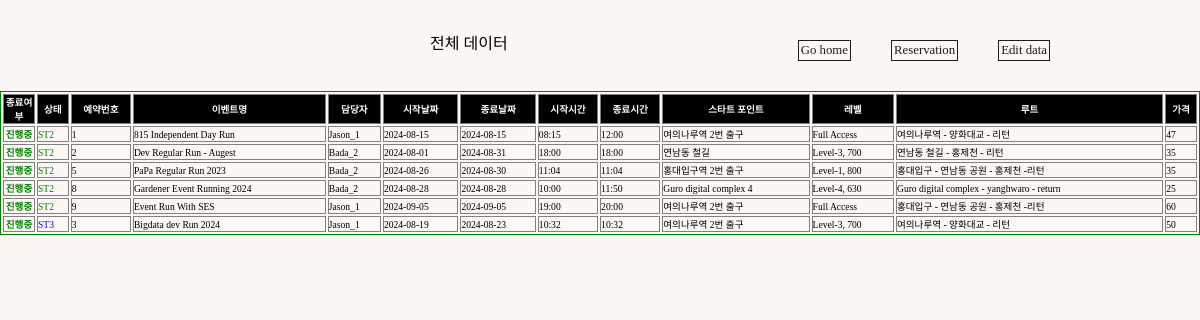
/event-table/ (signed in), run on an earlier commit of the app's database.
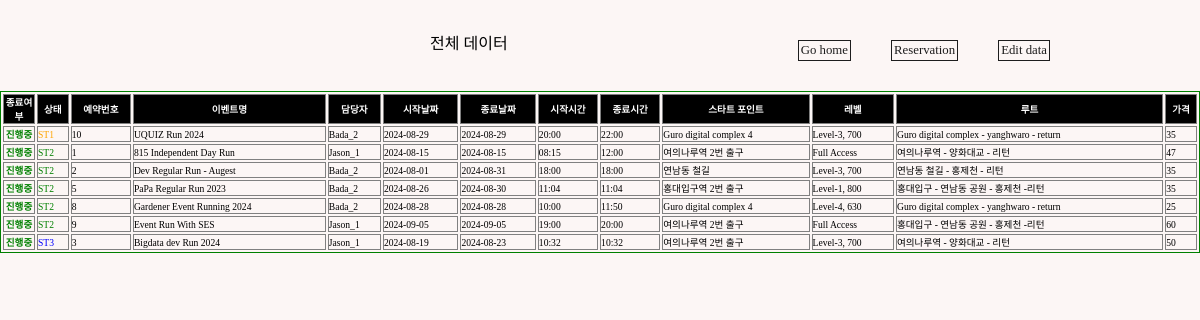
And on a later commit of the database.
### events/models.py (models this page shows, shortened)
class GuestRun(models.Model):
    STATUS_CHOICE = [
        ("ST1", "Checking"),
        ("ST2", "On-Sale"),
        ("ST3", "Sold-Out"),
        ("ST4", "Closed"),
    ]
    LEVEL = [
        ("Level-1, 800","800"),
        ("Level-2, 730","730"),
        ("Level-3, 700","700"),
        ("Level-4, 630","630"),
        ("Level-5, 600","600"),
        ("Level-6, 530","530"),
        ("Full Access","Free"),
    ]
    event_id = models.AutoField(
        primary_key=True,
    )
    title = models.CharField(max_length=50)
    manager = models.ForeignKey(Manager, related_name="manager",blank=False, null=True, on_delete=models.SET_NULL)
    start_date = models.DateField(blank=True, null=True)
    start_time = models.TimeField(blank=True, null=True)
    end_date = models.DateField(blank=True, null=True)
    end_time = models.TimeField(blank=True, null=True)
    image = ResizedImageField(size=[1402,1000], upload_to="runMain", blank=True)
    route_image = ResizedImageField(size=[1402,1402], upload_to="runRoute", blank=True)
    start_point = models.CharField(max_length=50)
    status = models.CharField(
        max_length=8,
        choices=STATUS_CHOICE,
        default="ST1",
    )
    level = models.CharField(
        max_length=15,
        choices=LEVEL,
        default="Free",
    )
    amount = models.IntegerField(default=0)
    route = models.CharField(max_length=50, blank=False)
    desc = models.TextField(blank=True, default="-")
    completed = models.BooleanField(default=False)

### community/models.py (models this page shows)
class Manager(models.Model):
    m_id = models.AutoField(primary_key=True)
    account = models.ForeignKey(User, on_delete=models.CASCADE)
    name = models.CharField(max_length=20)
    email = models.CharField(max_length=50, blank=False)
    age = models.IntegerField(default=0)
    image = ResizedImageField(size=[200,200], upload_to="avatar", blank=False)
    def __str__(self):
        return self.name + "_"+ str(self.m_id)

### community/views.py (the view)
# urls.py: path("event-table/", views.event_table, name="event_table"),
def event_table(request):
    event = GuestRun.objects.all().order_by("status")
    context = {"events": event}
    return render(request, "admin/event-table.html", context)

### templates/admin/event-table.html (shortened to what this page needs)
{% load static %}
<!DOCTYPE html>
<html lang="en">
  <head>
    <link rel="stylesheet" type="text/css" href="{% static 'css/sterna.css' %}"/>
    <link href="https://cdnjs.cloudflare.com/ajax/libs/bootstrap-datetimepicker/3.0.0/css/bootstrap-datetimepicker.min.css" rel="stylesheet"/>
  </head>
  <body>
    {% if user.is_staff %}
      <div class="tocenter">
        <div class="flex-row" style="width:100%; margin: 30px 0 20px 0; justify-content:space-around;">
          <div style="width:10px;"></div>
          <div>
            <p>전체 데이터</p>
          </div>
          <div class="flex-row">
            <a style="border:solid 1px; font-size:0.8rem; padding:2px; margin:10px;" href="{% url "community:index" %}">Go home</a>
            <div style="width:20px;"></div>
            <a style="border:solid 1px; font-size:0.8rem; padding:2px; margin:10px;" href="{% url "community:rental_items" %}">Reservation</a>
            <div style="width:20px;"></div>
            <a style="border:solid 1px; font-size:0.8rem; padding:2px; margin:10px;" href="http://127.0.0.1:8000/admin/events/guestrun/" target="_blank">Edit data</a>
          </div>
        </div>
      </div>
      <div>
        <table border="1px solid black" bordercolor="green" style="font-size:0.6rem; width:100%;">
          <tr style="background-color:black; color:white;">
            <th scope="col" style="width:30px; text-align:center">종료여부</th>
            <th scope="col">상태</th>
            <th scope="col">예약번호</th>
            <th scope="col">이벤트명</th>
            <th scope="col">담당자</th>
            <th scope="col">시작날짜</th>
            <th scope="col">종료날짜</th>
            <th scope="col">시작시간</th>
            <th scope="col">종료시간</th>
            <th scope="col">스타트 포인트</th>
            <th scope="col">레벨</th>
            <th scope="col">루트</th>
            <th scope="col">가격</th>
          </tr>
          {% for data in events %}
            <tr>
              {% if data.completed == True %}
                <td style="color:white; font-weight:bold; background-color:grey; text-align:center;">완료</td>
              {% else %}
                <td style="color:green; font-weight:bold; text-align:center;">진행중</td>
              {% endif %}
              {% if data.status == "ST1" %}
                <td style="color:orange;">{{data.status}}</td>
              {% elif data.status == "ST2" %}
                <td style="color:green;">{{data.status}}</td>
              {% elif data.status == "ST3" %}
                <td style="color:blue;">{{data.status}}</td>
              {% else %}
                <td style="color:grey;">{{data.status}}</td>
              {% endif %}
              <td>{{data.event_id}}</td>
              <td>{{data.title}}</td>
              <td>{{data.manager}}</td>
              <td>{{data.start_date | date:"Y-m-d"}}</td>
              <td>{{data.end_date | date:"Y-m-d"}}</td>
              <td>{{data.start_time | time:"H:i"}}</td>
              <td>{{data.end_time | time:"H:i"}}</td>
              <td>{{data.start_point}}</td>
              <td>{{data.level}}</td>
              <td>{{data.route}}</td>
              <td>{{data.amount}}</td>
            </tr>
          {% endfor %}
        </table>
      </div>
    {% endif %}
  </body>
</html>

What changed in the data, as far as the page shows it:
added GuestRun: completed "진행중", status "ST1", event_id "10", title "UQUIZ Run 2024", manager "Bada_2", start_date "2024-08-29", end_date "2024-08-29", start_time "20:00", end_time "22:00", start_point "Guro digital complex 4", level "Level-3, 700", route "Guro digital complex - yanghwaro - return", amount "35"
